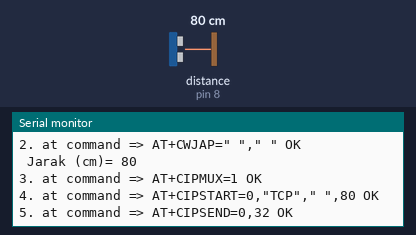
Bench run of a sketch on a simulated Arduino Uno, built with avr-gcc and run on an emulated ATmega328P. Parts: the last lines printed to the serial monitor. Wiring (inferred from the names in the program): ultrasonic range finder: trigger pin 9; echo pin 8. The inputs (shaded band) are chosen by the test bench; at power-on: distance to the obstacle (sensor on pin 8) 80 cm. The echo pulse lasts 58.3 µs per cm; the modem accepts every AT command (registered, SIM ready, sends succeed) and sends nothing else.

Above: at 1.2 s.
1.3 s: distance to the obstacle (sensor on pin 8) set to 2 cm
At 3.1 s:
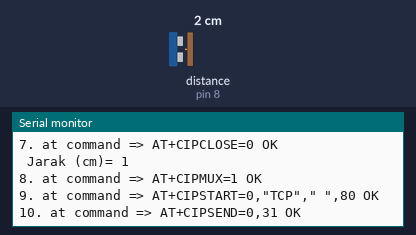
4.8 s: distance to the obstacle (sensor on pin 8) set to 18 cm
At 6.2 s:
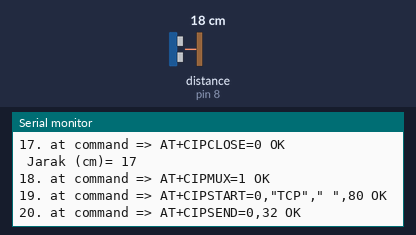
Timing chart, 0 to 7.8 s (numbered marks = the images above; inputs shaded):
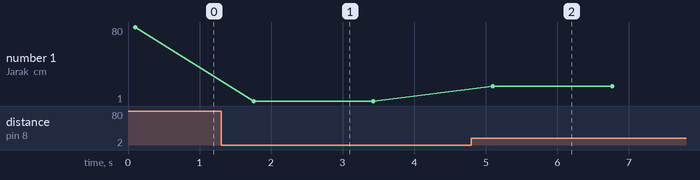

The sketch:

KirimData.ino
```cpp
#include <SoftwareSerial.h>

#define RX 3
#define TX 2
#define echo_pin 8
#define trigger_pin 9

String AP = " ";       // WIFI NAME
String PASS = " "; // WIFI PASSWORD
String HOST = " ";  // UBAH SESUAI DENGAN IP DARI WEBSITENYA
String PORT = "80";
int countTrueCommand;
int countTimeCommand;
boolean found = false;
int valSensor = 1;

SoftwareSerial esp8266(RX,TX);

void setup() {
  Serial.begin(9600);
  esp8266.begin(9600);
  sendCommand("AT",5,"OK");
  sendCommand("AT+CWMODE=1",5,"OK");
  sendCommand("AT+CWJAP=\""+ AP +"\",\""+ PASS +"\"",20,"OK");
  setupUltrasonic();
}

void loop() {
 String getData = "GET /iot/insert.php?jarak="+getJarakValue();
 sendCommand("AT+CIPMUX=1",5,"OK");
 sendCommand("AT+CIPSTART=0,\"TCP\",\""+ HOST +"\","+ PORT,15,"OK");
 sendCommand("AT+CIPSEND=0," +String(getData.length()+4),4,">");
 esp8266.println(getData);delay(1500);countTrueCommand++;
 sendCommand("AT+CIPCLOSE=0",5,"OK");
}

void setupUltrasonic(){
  pinMode(trigger_pin,OUTPUT);
  pinMode(echo_pin,INPUT);
}

String getJarakValue(){

   Serial.print(" Jarak (cm)= ");
   digitalWrite(trigger_pin, LOW); delayMicroseconds(2);
   digitalWrite(trigger_pin, HIGH);delayMicroseconds(10);
   digitalWrite(trigger_pin, LOW);
   long duration = pulseIn(echo_pin,HIGH);
   long distance = duration/29/2;
   Serial.println(distance);
   delay(50);
   return String(distance);

}


void sendCommand(String command, int maxTime, char readReplay[]) {
  Serial.print(countTrueCommand);
  Serial.print(". at command => ");
  Serial.print(command);
  Serial.print(" ");
  while(countTimeCommand < (maxTime*1))
  {
    esp8266.println(command);//at+cipsend
    if(esp8266.find(readReplay))//ok
    {
      found = true;
      break;
    }

    countTimeCommand++;
  }

  if(found == true)
  {
    Serial.println("OK");
    countTrueCommand++;
    countTimeCommand = 0;
  }

  if(found == false)
  {
    Serial.println("Fail");
    countTrueCommand = 0;
    countTimeCommand = 0;
  }

  found = false;
 }
```

Measured:
- after the input at 1.3 s, the serial monitor: prints a new line after 0.45 s (image 1)
- after the input at 4.8 s, the serial monitor: prints a new line after 0.30 s (image 2)
